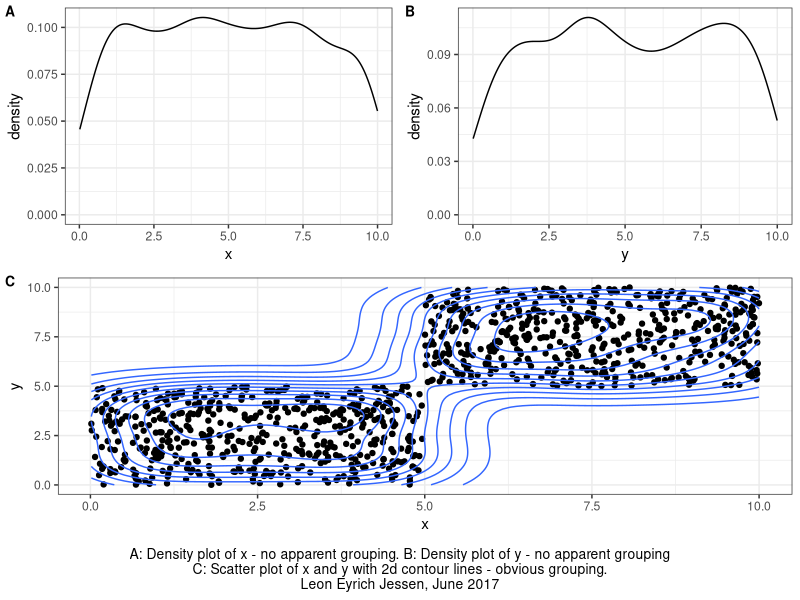

Reproduce this figure in R.
## ---- chunk 1
rm(list=ls())
## ---- chunk 2
library('tidyverse')
library('cowplot')
## ---- chunk 3
set.seed(584167)
## ---- chunk 4
x = runif(n = 1000, min = 0, max = 10)
y = rep(x = NA, 1000)
y[which(x<5)]  = runif(n = length(which(x<5)), min = 0, max = 5)
y[which(x>=5)] = runif(n = length(which(x>=5)), min = 5, max = 10)
d = tibble(x = x, y = y)
## ---- chunk 5
p1 = d %>% ggplot(aes(x = x)) +
  geom_density() +
  theme_bw()
## ---- chunk 6
p2 = d %>% ggplot(aes(x = y)) +
  geom_density() +
  theme_bw()
## ---- chunk 7
p3 = d %>% ggplot(aes(x = x, y = y)) +
  geom_point() +
  geom_density_2d() +
  theme_bw()
## ---- chunk 8
p = ggdraw() +
  draw_plot(plot = p1, x = 0.0, y = 0.5, width = 0.5, height = 0.5) +
  draw_plot(plot = p2, x = 0.5, y = 0.5, width = 0.5, height = 0.5) +
  draw_plot(plot = p3, x = 0.0, y = 0.0, width = 1.0, height = 0.5) +
  draw_plot_label(label = c("A", "B", "C"), x = c(0, 0.5, 0), y = c(1, 1, 0.5), size = 10)
## ---- chunk 9
A = 'A: Density plot of x - no apparent grouping.'
B = 'B: Density plot of y - no apparent grouping'
C = 'C: Scatter plot of x and y with 2d contour lines - obvious grouping.'
D = 'Leon Eyrich Jessen, June 2017'
p = p + labs(title   = 'Univariate versus multivariate',
             caption = paste0(A,' ',B,"\n",C,"\n",D,"\n")) +
  theme(plot.caption = element_text(size = 10, colour = "black", vjust = -1))
## ---- chunk 10
p
## ---- chunk 11
ggsave(filename = 'univariate_vs_multivariate.png', plot = p, width = 16, height = 9)
